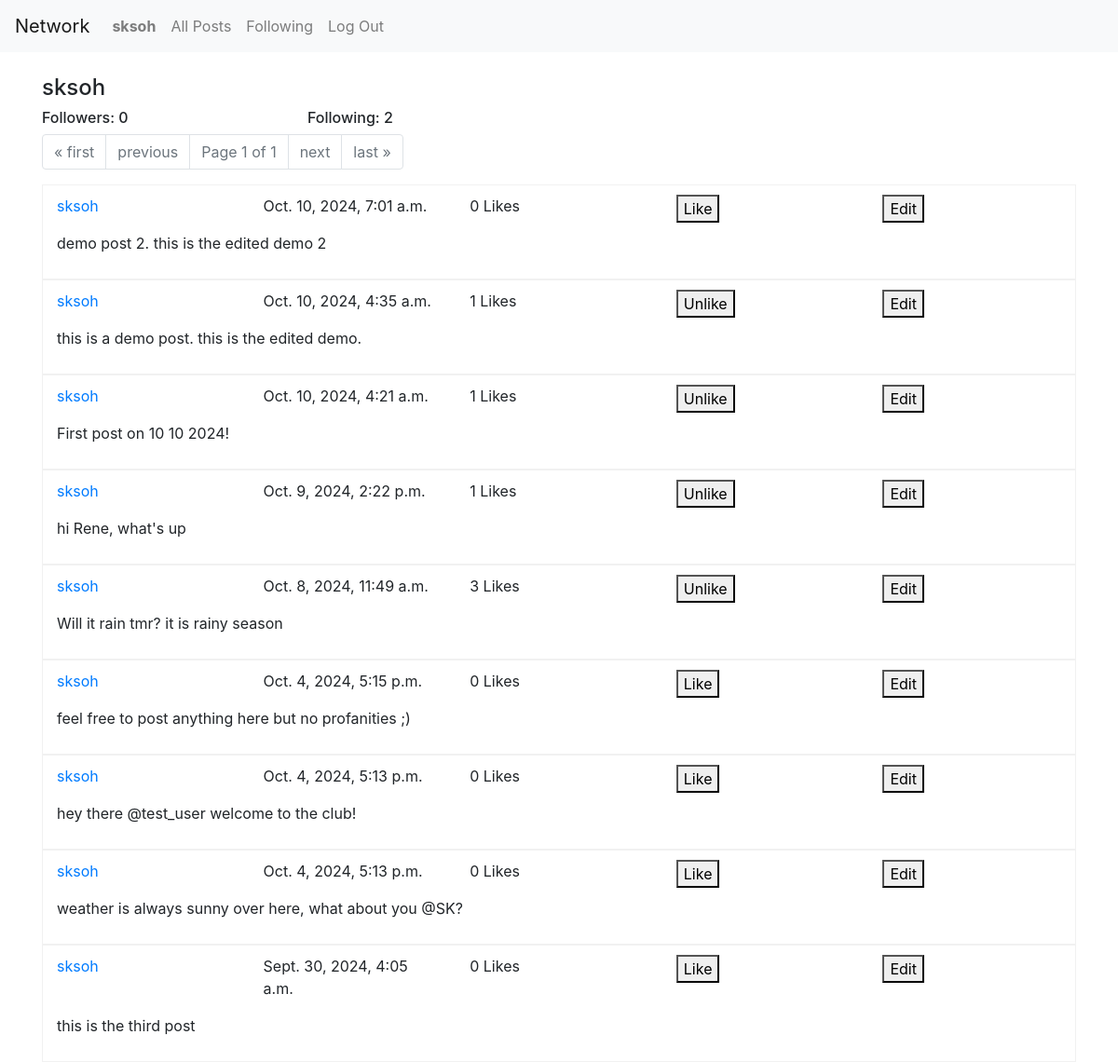
/profile/2 (signed in), run on the app's committed database.
### network/models.py (models this page shows, shortened)
class User(AbstractUser):
    pass

class Post(models.Model):
    author = models.ForeignKey(User, on_delete=models.CASCADE, related_name="user_author")
    content = models.CharField(max_length=128)
    date_time = models.DateTimeField(auto_now_add=True)
    likes = models.ManyToManyField(User, blank=True, related_name="posts_liked")

### network/views.py (the view)
# urls.py: path("profile/<int:id>", views.user_profile, name="user_profile"),
def user_profile(request, id):
    try:
        selected_user_data = User.objects.get(id=id)
        selected_user_all_post = Post.objects.filter(author=selected_user_data).order_by('date_time').reverse()
        paginator = Paginator(selected_user_all_post, 10) # Show 10 per page
        page_number = request.GET.get('page')
        page_obj = paginator.get_page(page_number)
    except User.DoesNotExist:
        selected_user_data = None
    try:
        single_row = Follow.objects.get(follower=request.user, following=selected_user_data)
        is_following = True
    except Follow.DoesNotExist:
        single_row = None
        is_following = False
    try:
        all_followers = Follow.objects.filter(following=selected_user_data)
        count_follows = len(all_followers)
    except Follow.DoesNotExist:
        count_follows = 0
    try:
        all_following = Follow.objects.filter(follower=selected_user_data)
        count_followings = len(all_following)
    except Follow.DoesNotExist:
        count_followings = 0
    return render(request, "network/profile.html", {
        'page_obj': page_obj,
        'is_following': is_following,
        'selected_user_data' : selected_user_data,
        'count_follows': count_follows,
        'count_followings': count_followings,
    })

### network/templates/network/profile.html (shortened to what this page needs)
{% extends "network/layout.html" %}
{% load static %}
{% block body %}
<div class="container">
    <br>
    <div class="row">
        <div class="col-3">
            <h4>{{ selected_user_data.username }}</h4>
        </div>
        <div class="col-3">
        </div>
    </div>
    <div class="row">
        <div class="col-3">
            <h6>Followers: {{ count_follows }} </h6>
        </div>
        <div class="col-3">
            <h6>Following: {{ count_followings }} </h6>
        </div>
    </div>
    <div>
        <nav aria-label="Page navigation">
            <ul class="pagination">
                {% if page_obj.has_previous %}
                    <li class="page-item"><a class="page-link" href="?page=1">&laquo; first</a></li>
                    <li class="page-item"><a class="page-link" href="?page={{ page_obj.previous_page_number }}">previous</a></li>
                {% else %}
                    <li class="page-item disabled"><a class="page-link" href="#">&laquo; first</a></li>
                    <li class="page-item disabled"><a class="page-link" href="#">previous</a></li>
                {% endif %}
                <li class="page-item disabled">
                    <span class="page-link">Page {{ page_obj.number }} of {{ page_obj.paginator.num_pages }}</span>
                </li>
                {% if page_obj.has_next %}
                    <li class="page-item"><a class="page-link" href="?page={{ page_obj.next_page_number }}">next</a></li>
                    <li class="page-item"><a class="page-link" href="?page={{ page_obj.paginator.num_pages }}">last &raquo;</a></li>
                {% else %}
                    <li class="page-item disabled"><a class="page-link" href="#">next</a></li>
                    <li class="page-item disabled"><a class="page-link" href="#">last &raquo;</a></li>
                {% endif %}
            </ul>
        </nav>
        <div>
            {% for post in page_obj.object_list %}
                <div class="container posts_div" style="border: 0.5px solid #d3d3d352; padding-top: 10px; padding-bottom: 10px;">
                    <div class="row">
                        <div class="col">
                            <a href="{% url 'user_profile' id=post.author.id %}">{{ post.author }}</a>
                        </div>
                        <div class="col">
                            <p>{{ post.date_time }}</p>
                        </div>
                        <div class="col">
                            <span id="like-count-{{ post.id }}">{{ post.likes.count }} Likes</span>
                        </div>
                        <div class="col">
                            <button class="like_buttons" type="submit" data-post-id="{{ post.id }}">
                                {% if user in post.likes.all %}
                                    Unlike
                                {% else %}
                                    Like
                                {% endif %}
                            </button>
                        </div>
                        <div class="col">
                            {% if user == post.author %}
                                <button class="edit_buttons" type="submit" data-post-id="{{ post.id }}">Edit</button>
                            {% endif %}
                        </div>
                    </div>
                    <div id="content-view-{{ post.id }}">
                        <p>{{ post.content }}</p>
                    </div>
                </div>
            {% endfor %}
        </div>
    </div>
</div>
{% endblock %}

### network/templates/network/layout.html (shortened to what this page needs)
{% load static %}
<!DOCTYPE html>
<html lang="en">
    <head>
        <link rel="stylesheet" href="https://stackpath.bootstrapcdn.com/bootstrap/4.4.1/css/bootstrap.min.css">
        <link href="{% static 'network/styles.css' %}" rel="stylesheet">
    </head>
    <body>
        <nav class="navbar navbar-expand-lg navbar-light bg-light">
            <a class="navbar-brand" href="{% url 'index' %}">Network</a>
            <div>
              <ul class="navbar-nav mr-auto">
                {% if user.is_authenticated %}
                    <li class="nav-item">
                        <a class="nav-link" href="{% url 'user_profile' id=user.id %}"><strong>{{ user.username }}</strong></a>
                    </li>
                {% endif %}
                <li class="nav-item">
                  <a class="nav-link" href="{% url 'index' %}">All Posts</a>
                </li>
                {% if user.is_authenticated %}
                    <li class="nav-item">
                        <a class="nav-link" href="{% url 'followings' %}">Following</a>
                    </li>
                    <li class="nav-item">
                        <a class="nav-link" href="{% url 'logout' %}">Log Out</a>
                    </li>
                {% endif %}
              </ul>
            </div>
          </nav>
        <div class="body">
            {% block body %}
            {% endblock %}
        </div>
    </body>
</html>

### data on the page
User: username "sksoh"
Post: author "sksoh", date_time "Oct. 10, 2024, 7:01 a.m.", likes.count "0", shows "Like", content "demo post 2. this is the edited demo 2"
Post: author "sksoh", date_time "Oct. 10, 2024, 4:35 a.m.", likes.count "1", shows "Unlike", content "this is a demo post. this is the edited demo."
Post: author "sksoh", date_time "Oct. 10, 2024, 4:21 a.m.", likes.count "1", shows "Unlike", content "First post on 10 10 2024!"
Post: author "sksoh", date_time "Oct. 9, 2024, 2:22 p.m.", likes.count "1", shows "Unlike", content "hi Rene, what's up"
Post: author "sksoh", date_time "Oct. 8, 2024, 11:49 a.m.", likes.count "3", shows "Unlike", content "Will it rain tmr? it is rainy season"
Post: author "sksoh", date_time "Oct. 4, 2024, 5:15 p.m.", likes.count "0", shows "Like", content "feel free to post anything here but no profanities ;)"
Post: author "sksoh", date_time "Oct. 4, 2024, 5:13 p.m.", likes.count "0", shows "Like", content "hey there @test_user welcome to the club!"
Post: author "sksoh", date_time "Oct. 4, 2024, 5:13 p.m.", likes.count "0", shows "Like", content "weather is always sunny over here, what about you @SK?"
Post: author "sksoh", date_time "Sept. 30, 2024, 4:05 a.m.", likes.count "0", shows "Like", content "this is the third post"

### other printed values
{{ count_follows }} "0"
{{ count_followings }} "2"
{{ page_obj.number }} "1"
{{ page_obj.paginator.num_pages }} "1"
